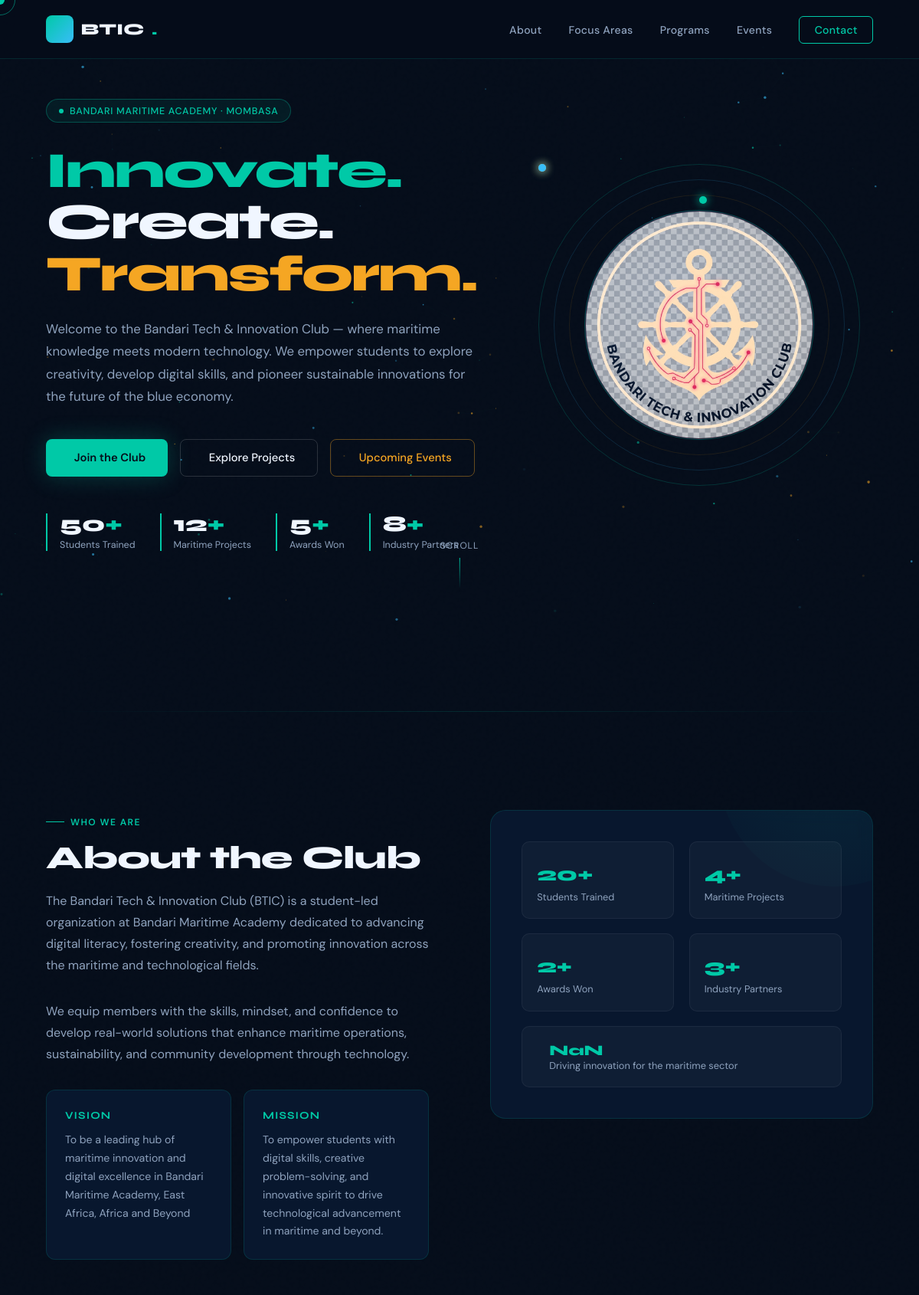
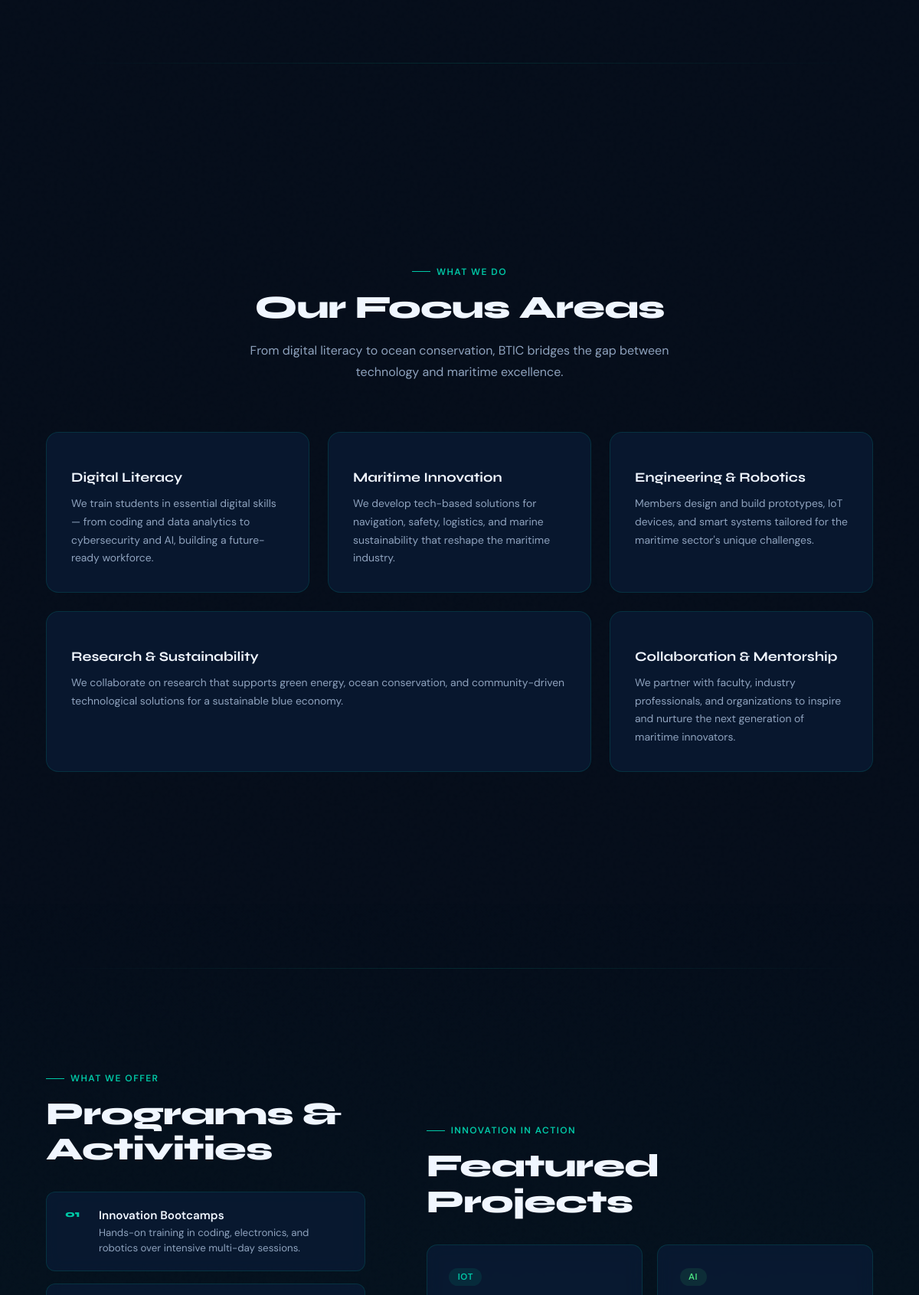
The page / (upper part) on the database its author committed (2 pictures, top to bottom).
### tables this page shows
CREATE TABLE `stats` (
  `id` int(11) NOT NULL AUTO_INCREMENT,
  `label` varchar(50) NOT NULL,
  `value` int(11) NOT NULL,
  `suffix` varchar(10) DEFAULT '+',
  `icon_class` varchar(50) DEFAULT NULL,
  `display_order` int(11) DEFAULT 0,
  PRIMARY KEY (`id`)
);

CREATE TABLE `programs` (
  `id` int(11) NOT NULL AUTO_INCREMENT,
  `title` varchar(100) NOT NULL,
  `description` text NOT NULL,
  `icon_class` varchar(50) DEFAULT NULL,
  `display_order` int(11) DEFAULT 0,
  PRIMARY KEY (`id`)
);

CREATE TABLE `projects` (
  `id` int(11) NOT NULL AUTO_INCREMENT,
  `title` varchar(100) NOT NULL,
  `description` text NOT NULL,
  `category` varchar(50) DEFAULT NULL,
  `tags` varchar(255) DEFAULT NULL,
  `image_url` varchar(255) DEFAULT NULL,
  `project_url` varchar(255) DEFAULT '#',
  `is_featured` tinyint(1) DEFAULT 0,
  `created_at` timestamp DEFAULT CURRENT_TIMESTAMP,
  PRIMARY KEY (`id`)
);

### index.php (the view, shortened to what this page needs)
<?php include 'db_connect.php'; ?>
<!DOCTYPE html>
<html lang="en">
<head>
  <link href="https://cdn.jsdelivr.net/npm/remixicon@3.5.0/fonts/remixicon.css" rel="stylesheet">
</head>
<body>
  <div class="cursor" id="cursor"></div>
  <div class="cursor-ring" id="cursor-ring"></div>
  <canvas id="stars-canvas"></canvas>
  <nav id="navbar">
    <a href="#" class="nav-logo">
      <div class="logo-icon"><i class="ri-anchor-line"></i></div>
      BTIC<span>.</span>
    </a>
    <ul class="nav-links">
      <li><a href="#about">About</a></li>
      <li><a href="#focus">Focus Areas</a></li>
      <li><a href="#programs">Programs</a></li>
      <li><a href="#events">Events</a></li>
      <li><a href="#contact" class="nav-cta">Contact</a></li>
    </ul>
  </nav>
  <section id="hero">
    <div class="hero-grid">
      <div class="hero-left">
        <div class="hero-badge reveal">
          <span class="badge-dot"></span>
          Bandari Maritime Academy · Mombasa
        </div>
        <h1 class="hero-h1">
          <span class="line reveal delay-1"><span class="accent">Innovate.</span></span>
          <span class="line reveal delay-2">Create.</span>
          <span class="line reveal delay-3"><span class="amber">Transform.</span></span>
        </h1>
        <p class="hero-sub reveal delay-4">
          Welcome to the Bandari Tech & Innovation Club — where maritime knowledge meets modern technology. We empower
          students to explore creativity, develop digital skills, and pioneer sustainable innovations for the future of
          the blue economy.
        </p>
        <div class="hero-btns reveal delay-5">
          <a href="#contact" class="btn btn-primary"><i class="ri-rocket-2-line"></i> Join the Club</a>
          <a href="#programs" class="btn btn-secondary"><i class="ri-lightbulb-line"></i> Explore Projects</a>
          <a href="#events" class="btn btn-outline"><i class="ri-calendar-event-line"></i> Upcoming Events</a>
        </div>
        <div class="stats-row reveal delay-5">
          <?php
          try {
            $stmt = $conn->query("SELECT * FROM stats ORDER BY display_order ASC LIMIT 4");
            while ($row = $stmt->fetch(PDO::FETCH_ASSOC)) {
              ?>
              <div class="stat-item">
                <div class="stat-num">
                  <?php echo htmlspecialchars($row['value']); ?><span><?php echo htmlspecialchars($row['suffix']); ?></span>
                </div>
                <div class="stat-label"><?php echo htmlspecialchars($row['label']); ?></div>
              </div>
              <?php
            }
          } catch (PDOException $e) {
            echo "";
          }
          ?>
        </div>
      </div>
      <div class="hero-visual">
        <div class="globe-container reveal delay-3">
          <div class="globe-core">
            <img src="assets/images/logo.png" alt="Bandari Tech Club Logo" class="hero-logo reveal delay-3"
              style="width: 100%; height: 100%; object-fit: cover; border-radius: 50%; filter: invert(1); mix-blend-mode: screen;">
          </div>
          <div class="orbit-dot"></div>
          <div class="orbit-dot"></div>
        </div>
      </div>
    </div>
    <div class="scroll-hint">
      <span>Scroll</span>
    </div>
  </section>
  <section id="about">
    <div class="divider"></div>
    <div class="section-wrap" style="padding-top: 8rem; padding-bottom: 8rem;">
      <div class="about-grid">
        <div class="about-left">
          <p class="section-label reveal">Who We Are</p>
          <h2 class="section-title reveal delay-1">About the Club</h2>
          <p class="section-sub reveal delay-2">
            The Bandari Tech & Innovation Club (BTIC) is a student-led organization at Bandari Maritime Academy
            dedicated to advancing digital literacy, fostering creativity, and promoting innovation across the maritime
            and technological fields.
          </p>
          <p class="section-sub reveal delay-3" style="margin-top: 1rem;">
            We equip members with the skills, mindset, and confidence to develop real-world solutions that enhance
            maritime operations, sustainability, and community development through technology.
          </p>
          <div class="vision-mission">
            <div class="vm-card reveal delay-3">
              <h4><i class="ri-telescope-line"></i> Vision</h4>
              <p>To be a leading hub of maritime innovation and digital excellence in Bandari Maritime Academy, East
                Africa, Africa and Beyond</p>
            </div>
            <div class="vm-card reveal delay-4">
              <h4><i class="ri-focus-3-line"></i> Mission</h4>
              <p>To empower students with digital skills, creative problem-solving, and innovative spirit to drive
                technological advancement in maritime and beyond.</p>
            </div>
          </div>
        </div>
        <div class="about-right reveal-right delay-2">
          <div class="about-visual">
            <div class="av-grid">
              <div class="av-item">
                <div class="av-num">50+</div>
                <div class="av-label">Students Trained</div>
              </div>
              <div class="av-item">
                <div class="av-num">12+</div>
                <div class="av-label">Maritime Projects</div>
              </div>
              <div class="av-item">
                <div class="av-num">5+</div>
                <div class="av-label">Awards Won</div>
              </div>
              <div class="av-item">
                <div class="av-num">8+</div>
                <div class="av-label">Industry Partners</div>
              </div>
              <div class="av-item" style="grid-column: span 2; flex-direction: row; gap: 1rem; align-items: center;">
                <div>
                  <div class="av-num" style="font-size: 1.2rem;">East Africa's Blue Economy</div>
                  <div class="av-label">Driving innovation for the maritime sector</div>
                </div>
              </div>
            </div>
          </div>
        </div>
      </div>
    </div>
    <div class="divider"></div>
  </section>
  <section id="focus">
    <div class="section-wrap">
      <div class="focus-header">
        <p class="section-label reveal" style="justify-content: center;">What We Do</p>
        <h2 class="section-title reveal delay-1">Our Focus Areas</h2>
        <p class="section-sub reveal delay-2">
          From digital literacy to ocean conservation, BTIC bridges the gap between technology and maritime excellence.
        </p>
      </div>
      <div class="focus-grid">
        <div class="focus-card reveal delay-1">
          <h3>Digital Literacy</h3>
          <p>We train students in essential digital skills — from coding and data analytics to cybersecurity and AI,
            building a future-ready workforce.</p>
        </div>
        <div class="focus-card reveal delay-2">
          <h3>Maritime Innovation</h3>
          <p>We develop tech-based solutions for navigation, safety, logistics, and marine sustainability that reshape
            the maritime industry.</p>
        </div>
        <div class="focus-card reveal delay-3">
          <h3>Engineering & Robotics</h3>
          <p>Members design and build prototypes, IoT devices, and smart systems tailored for the maritime sector's
            unique challenges.</p>
        </div>
        <div class="focus-card wide reveal delay-1">
          <h3>Research & Sustainability</h3>
          <p>We collaborate on research that supports green energy, ocean conservation, and community-driven
            technological solutions for a sustainable blue economy.</p>
        </div>
        <div class="focus-card reveal delay-2">
          <h3>Collaboration & Mentorship</h3>
          <p>We partner with faculty, industry professionals, and organizations to inspire and nurture the next
            generation of maritime innovators.</p>
        </div>
      </div>
    </div>
  </section>
  <section id="programs">
    <div class="divider"></div>
    <div class="section-wrap" style="padding-top: 8rem; padding-bottom: 8rem;">
      <div class="programs-grid">
        <div>
          <p class="section-label reveal">What We Offer</p>
          <h2 class="section-title reveal delay-1">Programs & Activities</h2>
          <div class="prog-list">
            <?php
            try {
              $programs_stmt = $conn->query("SELECT * FROM programs ORDER BY display_order ASC");
              if ($programs_stmt->rowCount() > 0) {
                $p_num = 1;
                while ($prog = $programs_stmt->fetch(PDO::FETCH_ASSOC)) {
                  $delay_class = ($p_num % 2 == 0) ? 'delay-2' : 'delay-1';
                  ?>
                  <div class="prog-item reveal <?php echo $delay_class; ?>">
                    <div class="prog-num"><?php echo str_pad($p_num, 2, '0', STR_PAD_LEFT); ?></div>
                    <div class="prog-content">
                      <h4><?php echo htmlspecialchars($prog['title']); ?></h4>
                      <p><?php echo htmlspecialchars($prog['description']); ?></p>
                    </div>
                  </div>
                  <?php
                  $p_num++;
                }
              } else {
                echo '<p class="reveal" style="color:var(--muted);">More programs coming soon.</p>';
              }
            } catch (PDOException $e) {
              echo "";
            }
            ?>
          </div>
        </div>
        <div>
          <p class="section-label reveal">Innovation in Action</p>
          <h2 class="section-title reveal delay-1">Featured Projects</h2>
          <div class="projects-grid" style="margin-top: 2rem;">
            <?php
            try {
              $projects_stmt = $conn->query("SELECT * FROM projects ORDER BY created_at DESC LIMIT 4");
              if ($projects_stmt->rowCount() > 0) {
                while ($proj = $projects_stmt->fetch(PDO::FETCH_ASSOC)) {
                  $tag_style = "";
                  $cat = strtolower($proj['category']);
                  if (strpos($cat, 'ai') !== false) {
                    $tag_style = 'style="background: rgba(74,222,128,0.1); color: #4ade80;"';
                  } elseif (strpos($cat, 'app') !== false) {
                    $tag_style = 'style="background: rgba(56,189,248,0.1); color: var(--sky);"';
                  } elseif (strpos($cat, 'green') !== false) {
                    $tag_style = 'style="background: rgba(245,166,35,0.1); color: var(--amber);"';
                  }
                  ?>
                  <div class="project-card reveal delay-1">
                    <span class="project-tag" <?php echo $tag_style; ?>><?php echo htmlspecialchars($proj['category']); ?></span>
                  </div>
                  <?php
                }
              } else {
                echo '<p class="reveal" style="color:var(--muted); grid-column: 1/-1; text-align:center;">No projects added yet. Check back soon!</p>';
              }
            } catch (PDOException $e) {
              echo "";
            }
            ?>
          </div>
        </div>
      </div>
    </div>
  </section>
</body>
</html>

### rows shown on the page
stats: value "50", suffix "+", label "Students Trained"
stats: value "12", suffix "+", label "Maritime Projects"
stats: value "5", suffix "+", label "Awards Won"
stats: value "8", suffix "+", label "Industry Partners"
programs: p_num "01", title "Innovation Bootcamps", description "Hands-on training in coding, electronics, and robotics over intensive multi-day sessions."
projects: category "IOT"
projects: category "AI"
